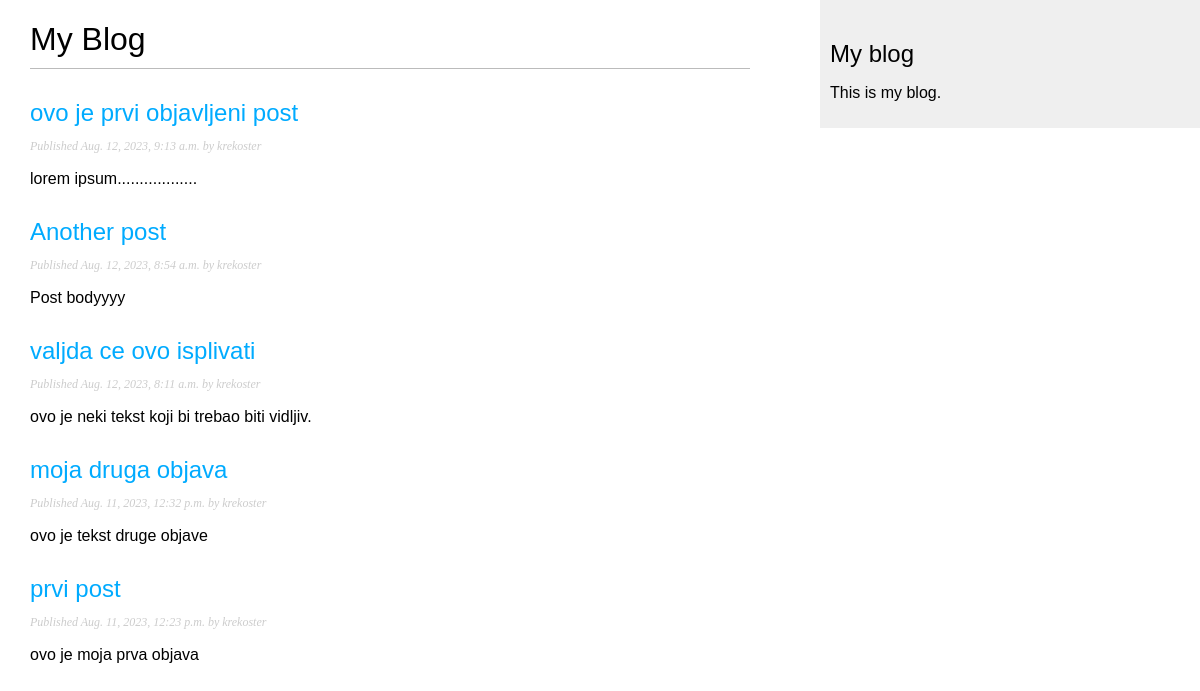
Screenshot of /blog/ with the database file from the repository.
### blog/models.py (models this page shows, shortened)
class Post(models.Model):
    class Status(models.TextChoices):
        DRAFT = 'DF', 'Draft'
        PUBLISHED = 'PB', 'Published'
    title = models.CharField(max_length=250)
    slug = models.SlugField(max_length=250)
    author = models.ForeignKey(User,
                                on_delete=models.CASCADE,
                                related_name='blog_posts')
    body = models.TextField()
    publish = models.DateTimeField(default=timezone.now)
    created = models.DateTimeField(auto_now_add=True)
    updated = models.DateTimeField(auto_now=True)
    status = models.CharField(max_length=2,
                                choices=Status.choices,
                                default=Status.DRAFT)
    objects = models.Manager() # The default manager.
    published = PublishedManager() # Our custom manager.
    class Meta:
        ordering = ['-publish']
        indexes = [
            models.Index(fields=['-publish']),
        ]

### blog/views.py (the view)
# urls.py: path('', views.post_list, name='post_list'),
def post_list(request):
    posts = Post.published.all()
    return render(request,
                 'blog/post/list.html',
                 {'posts': posts})

### blog/models.py (called while the page is built)
    def get_queryset(self):
        return super().get_queryset()\
                    .filter(status=Post.Status.PUBLISHED)

### blog/templates/blog/post/list.html (shortened to what this page needs)
{% extends "blog/base.html" %}
{% block content %}
<h1>My Blog</h1>
{% for post in posts %}
<h2>
    <a href="{% url 'blog:post_detail' post.id %}">
        {{ post.title }}
    </a>
</h2>
<p class="date">
    Published {{ post.publish }} by {{ post.author }}
</p>
{{ post.body|truncatewords:30|linebreaks }}
{% endfor %}
{% endblock %}

### blog/templates/blog/base.html (shortened to what this page needs)
{% load static %}
<!DOCTYPE html>
<html>
<head>
    <link href="{% static "css/blog.css" %}" rel="stylesheet">
</head>
<body>
    <div id="content">
        {% block content %}
        {% endblock %}
    </div>
    <div id="sidebar">
        <h2>My blog</h2>
        <p>This is my blog.</p>
    </div>
</body>
</html>

### blog/static/css/blog.css (style rules this page uses)
body { margin:0; padding:0; font-family:helvetica, sans-serif; }
a { color:#00abff; text-decoration:none; }
h1 { font-weight:normal; border-bottom:1px solid #bbb; padding:0 0 10px 0; }
h2 { font-weight:normal; margin:30px 0 0; }
#content { float:left; width:60%; padding:0 0 0 30px; }
#sidebar { float:right; width:30%; padding:10px; background:#efefef; height:100%; }
p.date { color:#ccc; font-family: georgia, serif; font-size: 12px; font-style: italic; }

### rows the page displays
Post: title "ovo je prvi objavljeni post", publish "Aug. 12, 2023, 9:13 a.m.", author "krekoster", body "lorem ipsum.................."
Post: title "Another post", publish "Aug. 12, 2023, 8:54 a.m.", author "krekoster", body "Post bodyyyy"
Post: title "valjda ce ovo isplivati", publish "Aug. 12, 2023, 8:11 a.m.", author "krekoster", body "ovo je neki tekst koji bi trebao biti vidljiv."
Post: title "moja druga objava", publish "Aug. 11, 2023, 12:32 p.m.", author "krekoster", body "ovo je tekst druge objave"
Post: title "prvi post", publish "Aug. 11, 2023, 12:23 p.m.", author "krekoster", body "ovo je moja prva objava"
